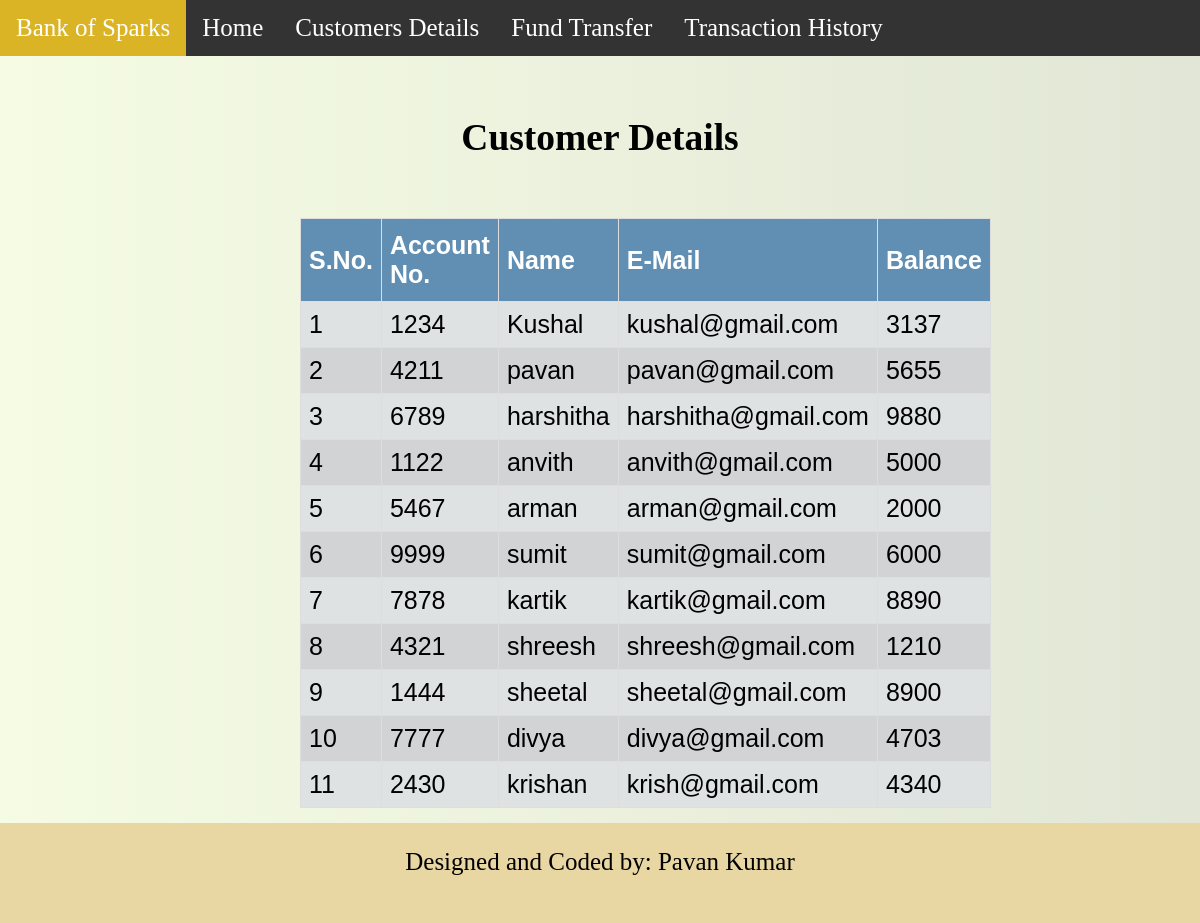
The page /ViewCustomers.php on the database its author committed.
### tables this page shows
CREATE TABLE `accountdetails` (
  `sno` int(11) NOT NULL,
  `accID` int(11) NOT NULL,
  `name` varchar(50) NOT NULL,
  `email` varchar(100) NOT NULL,
  `balance` double NOT NULL
);

### ViewCustomers.php (the view, shortened to what this page needs)
<?php
    $servername = "localhost";
    $username = "root";
    $password = "";
    $dbname = "sparks";
    $conn = new mysqli($servername, $username, $password, $dbname);
    $sql = "SELECT * FROM accountdetails" ;
    $result = $conn->query($sql);
?>
<!DOCTYPE html>
<html lang="en">
<head>
</head>
<body>
  <?php include('navbar.php'); ?>
       <div class="container">
            <h2 style="text-align: center">Customer Details</h2>
            <br>
            <table id="Table">
                <thead>
                    <tr>
                    <th>S.No.</th>
                    <th>Account No.</th>
                    <th>Name</th>
                    <th>E-Mail</th>
                    <th>Balance</th>
                    </tr>
                </thead>
                <?php
                while($row = $result->fetch_assoc()) {
                ?>
                <tr>
                    <td><?php echo $row['sno']; ?></td>
                    <td><?php echo $row['accID']; ?></td>
                    <td ><?php echo $row['name']; ?></td>
                    <td><?php echo $row['email']; ?></td>
                    <td><?php echo $row['balance']; ?></td>
                </tr>
                <?php
                }
                ?>
            </table>
        </div>
        <footer style="text-align: center">
            <p>Designed and Coded by: Pavan Kumar</p>
        </footer>
</body>
</html>

### navbar.php (shortened to what this page needs)
<!DOCTYPE html>
<html>
<head>
</head>
<body>
   <nav class="Nav">
    <ul>
    <li>
    <a class="title" href="#">Bank of Sparks</a>
    </li>
    <li>
    <a href="index.php">Home</a>
    </li>
    <li>
    <a href="ViewCustomers.php">Customers Details</a>
    </li>
    <li>
    <a href="Transfer.php">Fund Transfer</a>
    </li>
    <li>
    <a href="RecordsPage.php">Transaction History</a>
    </li>
    </ul>
   </nav>
<body>
</html>

### ViewCustomers.php (style rules this page uses)
html { position: relative; min-height: 100%; }
body { padding-top: 60px; font-size:25px; padding-bottom: 100px; background: #f5fce3; background: -webkit-linear-gradient(to right, #f5fce3, #e1e6d6 ); background: linear-gradient(to right, #f5fce3, #e1e6d6 ); }
.container { padding-top:5px; display: block; margin-top: 20px; margin-left: auto; margin-right: auto; width: 50%; }
td,th { border: 1px solid #ddd; padding: 8px; }
#Table { font-family: Arial,Helvetica, sans-serif; border-collapse: collapse; margin-bottom: 15px; }
#Table tr:nth-child(even) { background-color: #d2d3d4; }
#Table tr:nth-child(odd) { background-color: #dee2e3; }
#Table th { padding-top: 12px; padding-bottom: 12px; text-align:left; background-color: #608fb3; color:white; }
footer { background-color: #e8d7a2; position: absolute; left: 0; bottom: 0; height: 100px; width: 100%; overflow: hidden; }

### navbar.php (style rules this page uses)
body { margin:0; }
ul { list-style-type: none; margin: 0; padding: 0; overflow: hidden; background-color: #333; position: fixed; top: 0; width: 100%; }
li { float: left; }
li a { display: block; color: white; text-align: center; padding: 14px 16px; text-decoration: none; }
.title { background-color: #dbb425; }

### rows shown on the page
accountdetails: sno "1", accID "1234", name "Kushal", email "kushal@gmail.com", balance "3137"
accountdetails: sno "2", accID "4211", name "pavan", email "pavan@gmail.com", balance "5655"
accountdetails: sno "3", accID "6789", name "harshitha", email "harshitha@gmail.com", balance "9880"
accountdetails: sno "4", accID "1122", name "anvith", email "anvith@gmail.com", balance "5000"
accountdetails: sno "5", accID "5467", name "arman", email "arman@gmail.com", balance "2000"
accountdetails: sno "6", accID "9999", name "sumit", email "sumit@gmail.com", balance "6000"
accountdetails: sno "7", accID "7878", name "kartik", email "kartik@gmail.com", balance "8890"
accountdetails: sno "8", accID "4321", name "shreesh", email "shreesh@gmail.com", balance "1210"
accountdetails: sno "9", accID "1444", name "sheetal", email "sheetal@gmail.com", balance "8900"
accountdetails: sno "10", accID "7777", name "divya", email "divya@gmail.com", balance "4703"
accountdetails: sno "11", accID "2430", name "krishan", email "krish@gmail.com", balance "4340"
